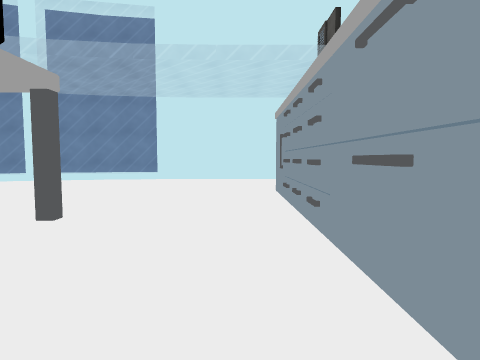
View 1 (above)

19 first-person views from a walk through a scene from a Unity 3-D project. The camera is 1.4 m above the floor, tilts 4° down and sees 75° across. The floor is counted in squares, 2 m on a side. Each view is taken from the middle of a square. On the plan, view 1 faces up. The plan holds only what a view shows up to about 10 squares ahead; the rest is blank. The place goes on beyond the plan. The player is left out. Door leaves are left out, so doorways stand open. Some surface patterns are stand-ins.

View 2
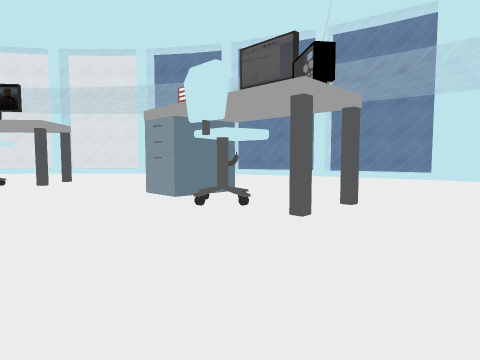

View 3
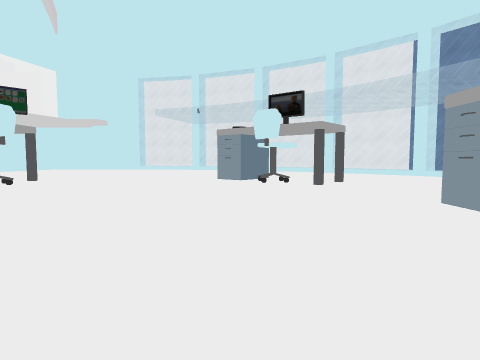

View 4
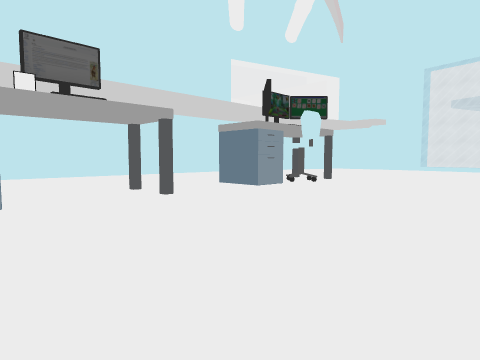

View 5
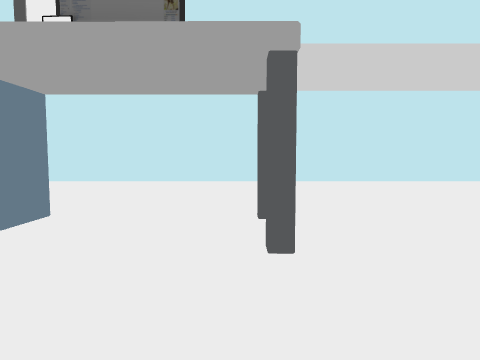

View 6
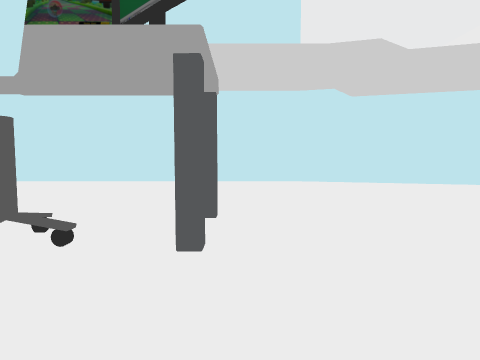

View 7
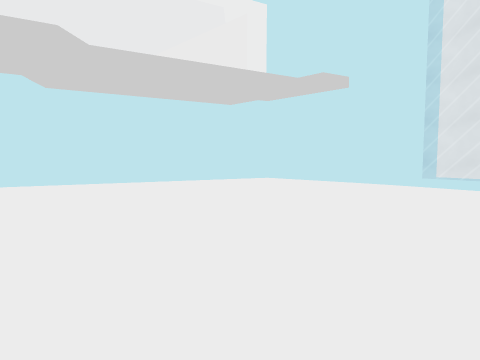

View 8
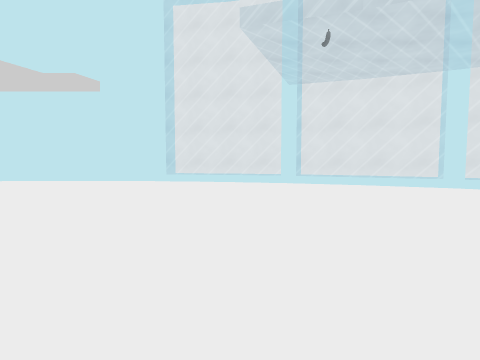

View 9
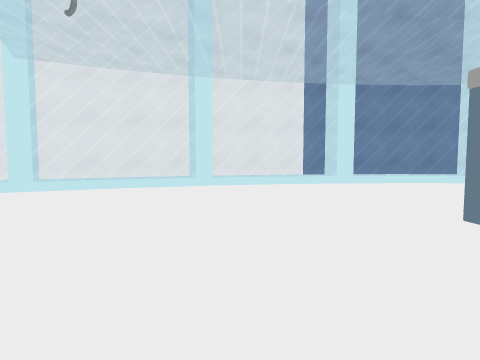

View 10
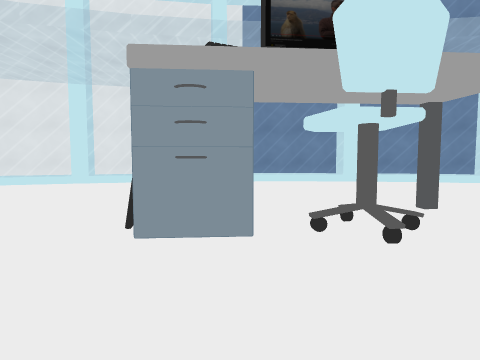

View 11
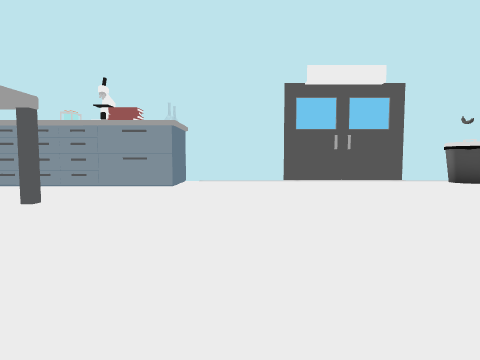

View 12
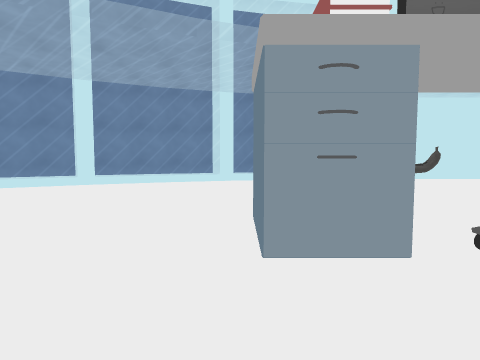

View 13
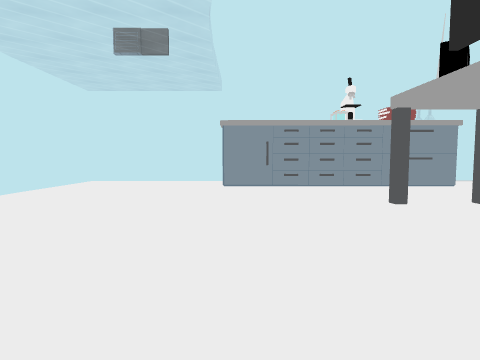

View 14
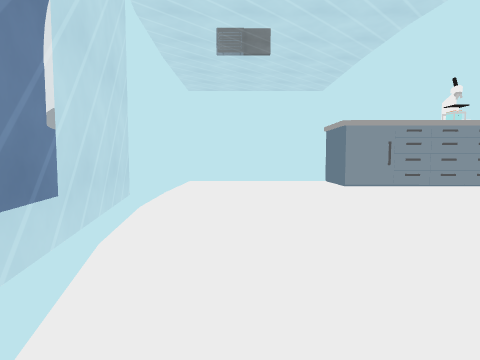

View 15
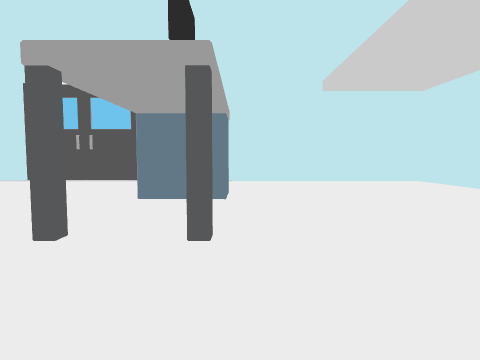

View 16
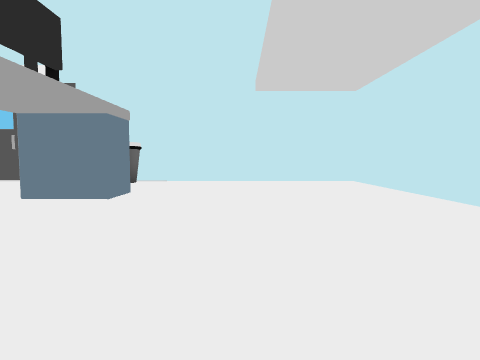

View 17
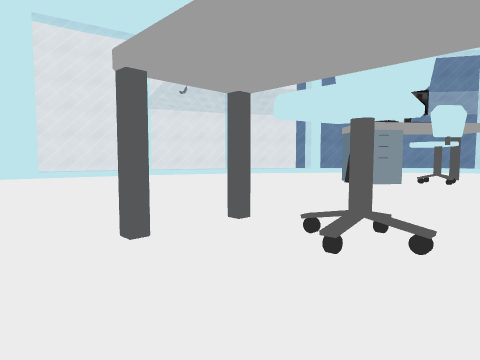

View 18
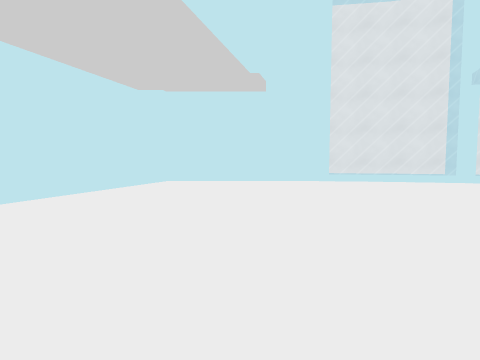

View 19
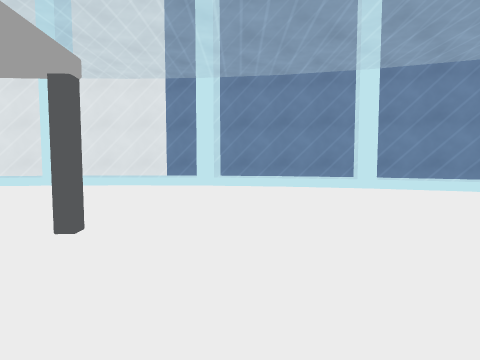

### Floor plan
Key: @ floor where view 1 was taken; # wall or solid block; . floor; = window, fence, low wall or low ledge; O other object.
Columns run from 22 left of view 1 to 3 right of it. Each row starts with its distance up from view 1.
 11                   ==######
 10             #=====.......#
  9           #===...........#
  8          #==.............#
  7        ##==..............#
  6       #==..............###
  5      #==...............#
  4      ===............#..#
  3     #=...........O.....#
  2    #==......O....OO.O..#
  1    ==........O.........###
  0   #=......O.O.........@..#
 -1   ==......OO.............#
 -2 ##=......................#
 -3 ##=......................#
 -4 #==......................O
 -5 #=.......................#
 -6 #=.......................#
 -7 #=.........#.O....#.....O#
 -8 ##............OO.....O..O#
 -9  #.........#......#......#
-10  #.......................#
-11  #.......................#
-12  #.......................#
-13  ####....................#
-14     #####................#
-15         ##################

Positions as (right, up) in squares from view 1, and headings:
1: (0, 0), facing up
2: (0, -1), facing up-left
3: (-1, -1), facing left
4: (-1, -2), facing down-left
5: (-4, -5), facing down
6: (-11, -5), facing down
7: (-12, -5), facing down-left
8: (-11, -5), facing left
9: (-12, -5), facing up-left
10: (-9, -3), facing up-left
11: (-7, -1), facing right
12: (-6, 0), facing up
13: (-7, 6), facing right
14: (-7, 9), facing right
15: (-7, -9), facing right
16: (-7, -11), facing right
17: (-8, -10), facing up-left
18: (-11, -10), facing left
19: (-7, 1), facing up-left
